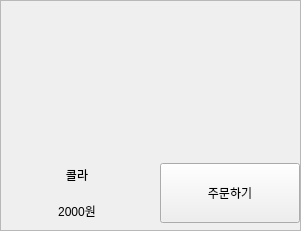
            <widget class="QFrame" name="frame_17">
             <property name="minimumSize">
              <size>
               <width>301</width>
               <height>231</height>
              </size>
             </property>
             <property name="maximumSize">
              <size>
               <width>301</width>
               <height>231</height>
              </size>
             </property>
             <property name="frameShape">
              <enum>QFrame::StyledPanel</enum>
             </property>
             <property name="frameShadow">
              <enum>QFrame::Raised</enum>
             </property>
             <widget class="QWidget" name="verticalLayoutWidget_21">
              <property name="geometry">
               <rect>
                <x>0</x>
                <y>0</y>
                <width>302</width>
                <height>228</height>
               </rect>
              </property>
              <layout class="QVBoxLayout" name="verticalLayout_47">
               <item>
                <widget class="QLabel" name="label_68">
                 <property name="minimumSize">
                  <size>
                   <width>300</width>
                   <height>150</height>
                  </size>
                 </property>
                 <property name="maximumSize">
                  <size>
                   <width>300</width>
                   <height>150</height>
                  </size>
                 </property>
                 <property name="text">
                  <string/>
                 </property>
                 <property name="pixmap">
                  <pixmap>../img/콜라.jpg</pixmap>
                 </property>
                 <property name="scaledContents">
                  <bool>true</bool>
                 </property>
                </widget>
               </item>
               <item>
                <layout class="QHBoxLayout" name="horizontalLayout_24">
                 <item>
                  <layout class="QVBoxLayout" name="verticalLayout_48">
                   <item>
                    <widget class="QLabel" name="label_69">
                     <property name="minimumSize">
                      <size>
                       <width>150</width>
                       <height>30</height>
                      </size>
                     </property>
                     <property name="maximumSize">
                      <size>
                       <width>150</width>
                       <height>30</height>
                      </size>
                     </property>
                     <property name="layoutDirection">
                      <enum>Qt::LeftToRight</enum>
                     </property>
                     <property name="text">
                      <string>콜라</string>
                     </property>
                     <property name="alignment">
                      <set>Qt::AlignCenter</set>
                     </property>
                    </widget>
                   </item>
                   <item>
                    <widget class="QLabel" name="label_70">
                     <property name="minimumSize">
                      <size>
                       <width>150</width>
                       <height>30</height>
                      </size>
                     </property>
                     <property name="maximumSize">
                      <size>
                       <width>150</width>
                       <height>30</height>
                      </size>
                     </property>
                     <property name="text">
                      <string>2000원</string>
                     </property>
                     <property name="alignment">
                      <set>Qt::AlignCenter</set>
                     </property>
                    </widget>
                   </item>
                  </layout>
                 </item>
                 <item>
                  <widget class="QPushButton" name="selectButton_14">
                   <property name="minimumSize">
                    <size>
                     <width>140</width>
                     <height>60</height>
                    </size>
                   </property>
                   <property name="maximumSize">
                    <size>
                     <width>140</width>
                     <height>60</height>
                    </size>
                   </property>
                   <property name="styleSheet">
                    <string notr="true">QPushButton:pressed {
    background-color: grey;  /* 버튼을 눌렀을 때 배경색 */
    color: white;            /* 버튼을 눌렀을 때 글자색 */
}</string>
                   </property>
                   <property name="text">
                    <string>주문하기</string>
                   </property>
                  </widget>
                 </item>
                </layout>
               </item>
              </layout>
             </widget>
            </widget>
